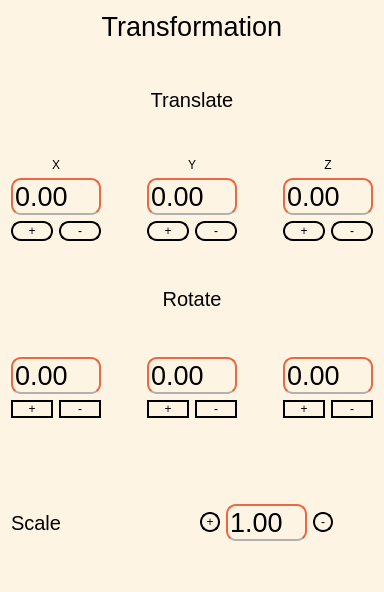
       <widget class="QWidget" name="widget_4" native="true">
        <property name="minimumSize">
         <size>
          <width>0</width>
          <height>0</height>
         </size>
        </property>
        <property name="styleSheet">
         <string notr="true">background-color: #fdf4e3;
border-radius: 10px;</string>
        </property>
        <layout class="QVBoxLayout" name="verticalLayout_8">
         <item>
          <layout class="QVBoxLayout" name="verticalLayout_6">
           <item>
            <widget class="QLabel" name="label_5">
             <property name="font">
              <font>
               <pointsize>20</pointsize>
              </font>
             </property>
             <property name="text">
              <string>Transformation</string>
             </property>
             <property name="alignment">
              <set>Qt::AlignCenter</set>
             </property>
            </widget>
           </item>
           <item>
            <layout class="QVBoxLayout" name="verticalLayout_9">
             <item>
              <spacer name="verticalSpacer_5">
               <property name="orientation">
                <enum>Qt::Vertical</enum>
               </property>
               <property name="sizeHint" stdset="0">
                <size>
                 <width>20</width>
                 <height>40</height>
                </size>
               </property>
              </spacer>
             </item>
             <item>
              <widget class="QLabel" name="label_4">
               <property name="font">
                <font>
                 <pointsize>15</pointsize>
                </font>
               </property>
               <property name="text">
                <string>Translate</string>
               </property>
               <property name="alignment">
                <set>Qt::AlignCenter</set>
               </property>
              </widget>
             </item>
             <item>
              <spacer name="verticalSpacer_2">
               <property name="orientation">
                <enum>Qt::Vertical</enum>
               </property>
               <property name="sizeHint" stdset="0">
                <size>
                 <width>20</width>
                 <height>40</height>
                </size>
               </property>
              </spacer>
             </item>
             <item>
              <layout class="QHBoxLayout" name="horizontalLayout">
               <item>
                <layout class="QVBoxLayout" name="verticalLayout_10">
                 <item>
                  <widget class="QLabel" name="label_11">
                   <property name="text">
                    <string>X</string>
                   </property>
                   <property name="alignment">
                    <set>Qt::AlignCenter</set>
                   </property>
                  </widget>
                 </item>
                 <item>
                  <widget class="QDoubleSpinBox" name="XvalueForTranslate">
                   <property name="minimumSize">
                    <size>
                     <width>0</width>
                     <height>25</height>
                    </size>
                   </property>
                   <property name="font">
                    <font>
                     <pointsize>20</pointsize>
                    </font>
                   </property>
                   <property name="styleSheet">
                    <string notr="true">border: 2px solid #ed6742;
    border-bottom: 2px solid #b2b1b1;</string>
                   </property>
                   <property name="inputMethodHints">
                    <set>Qt::ImhFormattedNumbersOnly</set>
                   </property>
                   <property name="frame">
                    <bool>true</bool>
                   </property>
                   <property name="buttonSymbols">
                    <enum>QAbstractSpinBox::NoButtons</enum>
                   </property>
                   <property name="minimum">
                    <double>-99.000000000000000</double>
                   </property>
                  </widget>
                 </item>
                 <item>
                  <layout class="QHBoxLayout" name="horizontalLayout_8">
                   <item>
                    <widget class="QPushButton" name="plusButtonXTranslate">
                     <property name="minimumSize">
                      <size>
                       <width>0</width>
                       <height>20</height>
                      </size>
                     </property>
                     <property name="styleSheet">
                      <string notr="true">border-radius: 10px;
border: 2px solid #000000;</string>
                     </property>
                     <property name="text">
                      <string>+</string>
                     </property>
                    </widget>
                   </item>
                   <item>
                    <widget class="QPushButton" name="minusButtonXTranslate">
                     <property name="minimumSize">
                      <size>
                       <width>0</width>
                       <height>20</height>
                      </size>
                     </property>
                     <property name="styleSheet">
                      <string notr="true">border-radius: 10px;
border: 2px solid #000000;</string>
                     </property>
                     <property name="text">
                      <string>-</string>
                     </property>
                    </widget>
                   </item>
                  </layout>
                 </item>
                </layout>
               </item>
               <item>
                <spacer name="horizontalSpacer">
                 <property name="orientation">
                  <enum>Qt::Horizontal</enum>
                 </property>
                 <property name="sizeHint" stdset="0">
                  <size>
                   <width>40</width>
                   <height>20</height>
                  </size>
                 </property>
                </spacer>
               </item>
               <item>
                <layout class="QVBoxLayout" name="verticalLayout_11">
                 <item>
                  <widget class="QLabel" name="label_12">
                   <property name="text">
                    <string>Y</string>
                   </property>
                   <property name="alignment">
                    <set>Qt::AlignCenter</set>
                   </property>
                  </widget>
                 </item>
                 <item>
                  <widget class="QDoubleSpinBox" name="YvalueForTranslate">
                   <property name="minimumSize">
                    <size>
                     <width>0</width>
                     <height>25</height>
                    </size>
                   </property>
                   <property name="font">
                    <font>
                     <pointsize>20</pointsize>
                    </font>
                   </property>
                   <property name="styleSheet">
                    <string notr="true">border: 2px solid #ed6742;
    border-bottom: 2px solid #b2b1b1;</string>
                   </property>
                   <property name="buttonSymbols">
                    <enum>QAbstractSpinBox::NoButtons</enum>
                   </property>
                   <property name="minimum">
                    <double>-99.000000000000000</double>
                   </property>
                  </widget>
                 </item>
                 <item>
                  <layout class="QHBoxLayout" name="horizontalLayout_10">
                   <item>
                    <widget class="QPushButton" name="plusButtonYTranslate">
                     <property name="minimumSize">
                      <size>
                       <width>0</width>
                       <height>20</height>
                      </size>
                     </property>
                     <property name="styleSheet">
                      <string notr="true">border-radius: 10px;
border: 2px solid #000000;</string>
                     </property>
                     <property name="text">
                      <string>+</string>
                     </property>
                    </widget>
                   </item>
                   <item>
                    <widget class="QPushButton" name="minusButtonYTranslate">
                     <property name="minimumSize">
                      <size>
                       <width>0</width>
                       <height>20</height>
                      </size>
                     </property>
                     <property name="styleSheet">
                      <string notr="true">border-radius: 10px;
border: 2px solid #000000;</string>
                     </property>
                     <property name="text">
                      <string>-</string>
                     </property>
                    </widget>
                   </item>
                  </layout>
                 </item>
                </layout>
               </item>
               <item>
                <spacer name="horizontalSpacer_2">
                 <property name="orientation">
                  <enum>Qt::Horizontal</enum>
                 </property>
                 <property name="sizeHint" stdset="0">
                  <size>
                   <width>40</width>
                   <height>20</height>
                  </size>
                 </property>
                </spacer>
               </item>
               <item>
                <layout class="QVBoxLayout" name="verticalLayout_12">
                 <item>
                  <widget class="QLabel" name="label_13">
                   <property name="text">
                    <string>Z</string>
                   </property>
                   <property name="alignment">
                    <set>Qt::AlignCenter</set>
                   </property>
                  </widget>
                 </item>
                 <item>
                  <widget class="QDoubleSpinBox" name="ZvalueForTranslate">
                   <property name="minimumSize">
                    <size>
                     <width>0</width>
                     <height>25</height>
                    </size>
                   </property>
                   <property name="font">
                    <font>
                     <pointsize>20</pointsize>
                    </font>
                   </property>
                   <property name="styleSheet">
                    <string notr="true">border: 2px solid #ed6742;
    border-bottom: 2px solid #b2b1b1;</string>
                   </property>
                   <property name="buttonSymbols">
                    <enum>QAbstractSpinBox::NoButtons</enum>
                   </property>
                   <property name="minimum">
                    <double>-99.000000000000000</double>
                   </property>
                  </widget>
                 </item>
                 <item>
                  <layout class="QHBoxLayout" name="horizontalLayout_11">
                   <item>
                    <widget class="QPushButton" name="plusButtonZTranslate">
                     <property name="minimumSize">
                      <size>
                       <width>0</width>
                       <height>20</height>
                      </size>
                     </property>
                     <property name="styleSheet">
                      <string notr="true">border-radius: 10px;
border: 2px solid #000000;</string>
                     </property>
                     <property name="text">
                      <string>+</string>
                     </property>
                    </widget>
                   </item>
                   <item>
                    <widget class="QPushButton" name="minusButtonZTranslate">
                     <property name="minimumSize">
                      <size>
                       <width>0</width>
                       <height>20</height>
                      </size>
                     </property>
                     <property name="styleSheet">
                      <string notr="true">border-radius: 10px;
border: 2px solid #000000;</string>
                     </property>
                     <property name="text">
                      <string>-</string>
                     </property>
                    </widget>
                   </item>
                  </layout>
                 </item>
                </layout>
               </item>
              </layout>
             </item>
            </layout>
           </item>
           <item>
            <layout class="QVBoxLayout" name="verticalLayout_5">
             <item>
              <spacer name="verticalSpacer_6">
               <property name="orientation">
                <enum>Qt::Vertical</enum>
               </property>
               <property name="sizeHint" stdset="0">
                <size>
                 <width>20</width>
                 <height>40</height>
                </size>
               </property>
              </spacer>
             </item>
             <item>
              <widget class="QLabel" name="label_3">
               <property name="font">
                <font>
                 <pointsize>15</pointsize>
                </font>
               </property>
               <property name="text">
                <string>Rotate</string>
               </property>
               <property name="alignment">
                <set>Qt::AlignCenter</set>
               </property>
              </widget>
             </item>
             <item>
              <spacer name="verticalSpacer_8">
               <property name="orientation">
                <enum>Qt::Vertical</enum>
               </property>
               <property name="sizeHint" stdset="0">
                <size>
                 <width>20</width>
                 <height>40</height>
                </size>
               </property>
              </spacer>
             </item>
             <item>
              <layout class="QHBoxLayout" name="horizontalLayout_7">
               <item>
                <layout class="QVBoxLayout" name="verticalLayout_16">
                 <item>
                  <widget class="QDoubleSpinBox" name="XvalueForRotate">
                   <property name="font">
                    <font>
                     <pointsize>20</pointsize>
                    </font>
                   </property>
                   <property name="styleSheet">
                    <string notr="true">border: 2px solid #ed6742;
    border-bottom: 2px solid #b2b1b1;</string>
                   </property>
                   <property name="buttonSymbols">
                    <enum>QAbstractSpinBox::NoButtons</enum>
                   </property>
                   <property name="minimum">
                    <double>-99.000000000000000</double>
                   </property>
                  </widget>
                 </item>
                 <item>
                  <layout class="QHBoxLayout" name="horizontalLayout_15">
                   <item>
                    <widget class="QPushButton" name="plusButtonXRotate">
                     <property name="styleSheet">
                      <string notr="true">border-radius: 10px;
border: 2px solid #000000;</string>
                     </property>
                     <property name="text">
                      <string>+</string>
                     </property>
                    </widget>
                   </item>
                   <item>
                    <widget class="QPushButton" name="minusButtonXRotate">
                     <property name="styleSheet">
                      <string notr="true">border-radius: 10px;
border: 2px solid #000000;</string>
                     </property>
                     <property name="text">
                      <string>-</string>
                     </property>
                    </widget>
                   </item>
                  </layout>
                 </item>
                </layout>
               </item>
               <item>
                <spacer name="horizontalSpacer_8">
                 <property name="orientation">
                  <enum>Qt::Horizontal</enum>
                 </property>
                 <property name="sizeHint" stdset="0">
                  <size>
                   <width>40</width>
                   <height>20</height>
                  </size>
                 </property>
                </spacer>
               </item>
               <item>
                <layout class="QVBoxLayout" name="verticalLayout_17">
                 <item>
                  <widget class="QDoubleSpinBox" name="YvalueForRotate">
                   <property name="font">
                    <font>
                     <pointsize>20</pointsize>
                    </font>
                   </property>
                   <property name="styleSheet">
                    <string notr="true">border: 2px solid #ed6742;
    border-bottom: 2px solid #b2b1b1;</string>
                   </property>
                   <property name="buttonSymbols">
                    <enum>QAbstractSpinBox::NoButtons</enum>
                   </property>
                   <property name="minimum">
                    <double>-99.000000000000000</double>
                   </property>
                  </widget>
                 </item>
                 <item>
                  <layout class="QHBoxLayout" name="horizontalLayout_16">
                   <item>
                    <widget class="QPushButton" name="plusButtonYRotate">
                     <property name="styleSheet">
                      <string notr="true">border-radius: 10px;
border: 2px solid #000000;</string>
                     </property>
                     <property name="text">
                      <string>+</string>
                     </property>
                    </widget>
                   </item>
                   <item>
                    <widget class="QPushButton" name="minusButtonYRotate">
                     <property name="styleSheet">
                      <string notr="true">border-radius: 10px;
border: 2px solid #000000;</string>
                     </property>
                     <property name="text">
                      <string>-</string>
                     </property>
                    </widget>
                   </item>
                  </layout>
                 </item>
                </layout>
               </item>
               <item>
                <spacer name="horizontalSpacer_9">
                 <property name="orientation">
                  <enum>Qt::Horizontal</enum>
                 </property>
                 <property name="sizeHint" stdset="0">
                  <size>
                   <width>40</width>
                   <height>20</height>
                  </size>
                 </property>
                </spacer>
               </item>
               <item>
                <layout class="QVBoxLayout" name="verticalLayout_18">
                 <item>
                  <widget class="QDoubleSpinBox" name="ZvalueForRotate">
                   <property name="font">
                    <font>
                     <pointsize>20</pointsize>
                    </font>
                   </property>
                   <property name="styleSheet">
                    <string notr="true">border: 2px solid #ed6742;
    border-bottom: 2px solid #b2b1b1;</string>
                   </property>
                   <property name="buttonSymbols">
                    <enum>QAbstractSpinBox::NoButtons</enum>
                   </property>
                   <property name="minimum">
                    <double>-99.000000000000000</double>
                   </property>
                  </widget>
                 </item>
                 <item>
                  <layout class="QHBoxLayout" name="horizontalLayout_17">
                   <item>
                    <widget class="QPushButton" name="plusButtonZRotate">
                     <property name="styleSheet">
                      <string notr="true">border-radius: 10px;
border: 2px solid #000000;</string>
                     </property>
                     <property name="text">
                      <string>+</string>
                     </property>
                    </widget>
                   </item>
                   <item>
                    <widget class="QPushButton" name="minusButtonZRotate">
                     <property name="styleSheet">
                      <string notr="true">border-radius: 10px;
border: 2px solid #000000;</string>
                     </property>
                     <property name="text">
                      <string>-</string>
                     </property>
                    </widget>
                   </item>
                  </layout>
                 </item>
                </layout>
               </item>
              </layout>
             </item>
            </layout>
           </item>
           <item>
            <spacer name="verticalSpacer_9">
             <property name="orientation">
              <enum>Qt::Vertical</enum>
             </property>
             <property name="sizeHint" stdset="0">
              <size>
               <width>20</width>
               <height>40</height>
              </size>
             </property>
            </spacer>
           </item>
           <item>
            <spacer name="verticalSpacer_7">
             <property name="orientation">
              <enum>Qt::Vertical</enum>
             </property>
             <property name="sizeHint" stdset="0">
              <size>
               <width>20</width>
               <height>40</height>
              </size>
             </property>
            </spacer>
           </item>
           <item>
            <layout class="QHBoxLayout" name="horizontalLayout_9">
             <item>
              <widget class="QLabel" name="label">
               <property name="font">
                <font>
                 <pointsize>15</pointsize>
                </font>
               </property>
               <property name="text">
                <string>Scale</string>
               </property>
              </widget>
             </item>
             <item>
              <spacer name="horizontalSpacer_10">
               <property name="orientation">
                <enum>Qt::Horizontal</enum>
               </property>
               <property name="sizeHint" stdset="0">
                <size>
                 <width>40</width>
                 <height>20</height>
                </size>
               </property>
              </spacer>
             </item>
             <item>
              <layout class="QHBoxLayout" name="horizontalLayout_18">
               <item>
                <widget class="QPushButton" name="plusButtonScale">
                 <property name="minimumSize">
                  <size>
                   <width>20</width>
                   <height>20</height>
                  </size>
                 </property>
                 <property name="styleSheet">
                  <string notr="true">border-radius: 10px;
border: 2px solid #000000;</string>
                 </property>
                 <property name="text">
                  <string>+</string>
                 </property>
                </widget>
               </item>
               <item>
                <widget class="QDoubleSpinBox" name="Scalevalue">
                 <property name="enabled">
                  <bool>true</bool>
                 </property>
                 <property name="font">
                  <font>
                   <pointsize>20</pointsize>
                  </font>
                 </property>
                 <property name="styleSheet">
                  <string notr="true">border: 2px solid #ed6742;
    border-bottom: 2px solid #b2b1b1;</string>
                 </property>
                 <property name="buttonSymbols">
                  <enum>QAbstractSpinBox::NoButtons</enum>
                 </property>
                 <property name="showGroupSeparator" stdset="0">
                  <bool>false</bool>
                 </property>
                 <property name="value">
                  <double>1.000000000000000</double>
                 </property>
                </widget>
               </item>
               <item>
                <widget class="QPushButton" name="minusButtonScale">
                 <property name="minimumSize">
                  <size>
                   <width>20</width>
                   <height>20</height>
                  </size>
                 </property>
                 <property name="styleSheet">
                  <string notr="true">border-radius: 10px;
border: 2px solid #000000;</string>
                 </property>
                 <property name="text">
                  <string>-</string>
                 </property>
                </widget>
               </item>
               <item>
                <spacer name="horizontalSpacer_13">
                 <property name="orientation">
                  <enum>Qt::Horizontal</enum>
                 </property>
                 <property name="sizeHint" stdset="0">
                  <size>
                   <width>40</width>
                   <height>20</height>
                  </size>
                 </property>
                </spacer>
               </item>
              </layout>
             </item>
            </layout>
           </item>
          </layout>
         </item>
         <item>
          <spacer name="verticalSpacer">
           <property name="orientation">
            <enum>Qt::Vertical</enum>
           </property>
           <property name="sizeHint" stdset="0">
            <size>
             <width>20</width>
             <height>40</height>
            </size>
           </property>
          </spacer>
         </item>
        </layout>
       </widget>
